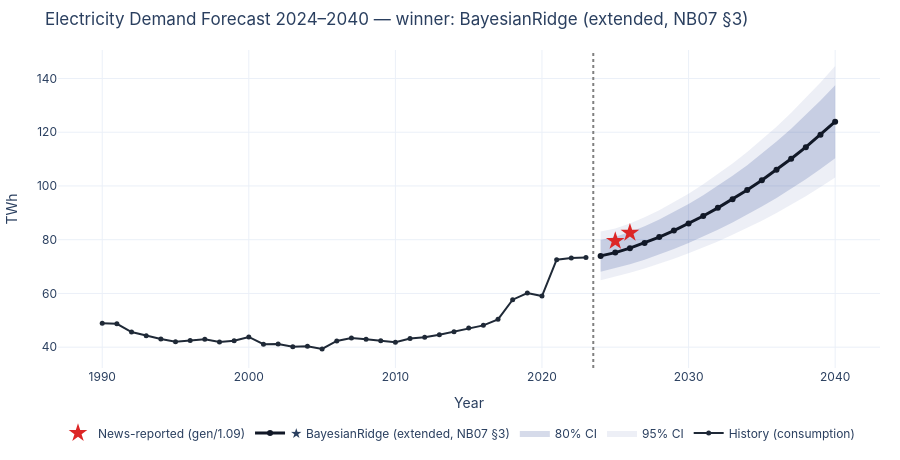

Here is the notebook cell this chart was saved with:
### Code cell
# ── Demand forecast: winner + 80%/95% CIs + alternative models for context ──
import warnings; warnings.filterwarnings('ignore')
fig = go.Figure()
y_h = df_c[['year','elec_consumption_twh_bridged']].dropna()
fig.add_trace(hist_line(y_h, 'year','elec_consumption_twh_bridged',
                         'History (consumption)', COLORS['history']))
fig.add_trace(go.Scatter(x=demand_fc['year'], y=demand_fc['ci_hi95'],
                          mode='lines', line=dict(width=0), showlegend=False))
fig.add_trace(go.Scatter(x=demand_fc['year'], y=demand_fc['ci_lo95'],
                          mode='lines', fill='tonexty', line=dict(width=0),
                          fillcolor='rgba(30,58,138,0.08)', name='95% CI'))
fig.add_trace(go.Scatter(x=demand_fc['year'], y=demand_fc['ci_hi80'],
                          mode='lines', line=dict(width=0), showlegend=False))
fig.add_trace(go.Scatter(x=demand_fc['year'], y=demand_fc['ci_lo80'],
                          mode='lines', fill='tonexty', line=dict(width=0),
                          fillcolor='rgba(30,58,138,0.18)', name='80% CI'))
winner_lbl = demand_fc['winner_model'].iat[0]
fig.add_trace(go.Scatter(x=demand_fc['year'], y=demand_fc['demand_twh'],
                          name=f'★ {winner_lbl}', line=dict(color='#111827', width=3)))
fig.add_vline(x=2023.5, line=dict(dash='dot', color='grey'))
fig.add_trace(go.Scatter(x=[2025,2026], y=[86.7/1.09, 90.0/1.09],
                          mode='markers', name='News-reported (gen/1.09)',
                          marker=dict(symbol='star', size=14, color='#dc2626')))
fig.update_layout(title=f'Electricity Demand Forecast 2024–2040 — winner: {winner_lbl}',
                  yaxis_title='TWh', xaxis_title='Year', hovermode='x unified')
fig_demand = to_div(fig, 'demand-forecast', 460)
fig.show()

### Figure 1 — Plotly figure (JSON) as saved in the notebook; plotly's stock layout.template omitted (floating-point values rounded to 4 significant figures)
{"data": [{"line": {"color": "#1f2937", "width": 2}, "marker": {"size": 5}, "mode": "lines+markers", "name": "History (consumption)", "type": "scatter", "x": [1990, 1991, 1992, 1993, 1994, 1995, 1996, 1997, 1998, 1999, 2000, 2001, 2002, 2003, 2004, 2005, 2006, 2007, 2008, 2009, 2010, 2011, 2012, 2013, 2014, 2015, 2016, 2017, 2018, 2019, 2020, 2021, 2022, 2023], "y": [48.88, 48.71, 45.65, 44.28, 43.06, 42.02, 42.45, 42.98, 41.96, 42.37, 43.81, 41.09, 41.2, 40.15, 40.34, 39.33, 42.33, 43.44, 42.92, 42.39, 41.82, 43.26, 43.72, 44.63, 45.79, 47.1, 48.12, 50.35, 57.68, 60.14, 59.05, 72.56, 73.16, 73.42]}, {"line": {"width": 0}, "mode": "lines", "showlegend": false, "type": "scatter", "x": [2024, 2025, 2026, 2027, 2028, 2029, 2030, 2031, 2032, 2033, 2034, 2035, 2036, 2037, 2038, 2039, 2040], "y": [83.07, 84.21, 86.03, 88.31, 90.94, 93.88, 97.1, 100.6, 104.3, 108.4, 112.7, 117.2, 122.1, 127.2, 132.7, 138.5, 144.7]}, {"fill": "tonexty", "fillcolor": "rgba(30,58,138,0.08)", "line": {"width": 0}, "mode": "lines", "name": "95% CI", "type": "scatter", "x": [2024, 2025, 2026, 2027, 2028, 2029, 2030, 2031, 2032, 2033, 2034, 2035, 2036, 2037, 2038, 2039, 2040], "y": [64.89, 66.2, 67.66, 69.25, 71.0, 72.9, 74.92, 77.08, 79.37, 81.8, 84.37, 87.09, 89.97, 93.0, 96.19, 99.57, 103.1]}, {"line": {"width": 0}, "mode": "lines", "showlegend": false, "type": "scatter", "x": [2024, 2025, 2026, 2027, 2028, 2029, 2030, 2031, 2032, 2033, 2034, 2035, 2036, 2037, 2038, 2039, 2040], "y": [79.92, 81.09, 82.85, 85.01, 87.49, 90.25, 93.26, 96.52, 100.0, 103.8, 107.8, 112.0, 116.5, 121.3, 126.4, 131.8, 137.5]}, {"fill": "tonexty", "fillcolor": "rgba(30,58,138,0.18)", "line": {"width": 0}, "mode": "lines", "name": "80% CI", "type": "scatter", "x": [2024, 2025, 2026, 2027, 2028, 2029, 2030, 2031, 2032, 2033, 2034, 2035, 2036, 2037, 2038, 2039, 2040], "y": [68.04, 69.31, 70.84, 72.55, 74.45, 76.53, 78.76, 81.15, 83.69, 86.4, 89.27, 92.31, 95.52, 98.92, 102.5, 106.3, 110.3]}, {"line": {"color": "#111827", "width": 3}, "name": "★ BayesianRidge (extended, NB07 §3)", "type": "scatter", "x": [2024, 2025, 2026, 2027, 2028, 2029, 2030, 2031, 2032, 2033, 2034, 2035, 2036, 2037, 2038, 2039, 2040], "y": [73.98, 75.2, 76.85, 78.78, 80.97, 83.39, 86.01, 88.83, 91.86, 95.08, 98.51, 102.2, 106.0, 110.1, 114.5, 119.0, 123.9]}, {"marker": {"color": "#dc2626", "size": 14, "symbol": "star"}, "mode": "markers", "name": "News-reported (gen/1.09)", "type": "scatter", "x": [2025, 2026], "y": [79.54, 82.57]}], "layout": {"font": {"family": "-apple-system, system-ui, sans-serif", "size": 12}, "height": 460, "hovermode": "x unified", "legend": {"orientation": "h", "x": 0, "xanchor": "left", "y": -0.25, "yanchor": "bottom"}, "margin": {"b": 40, "l": 50, "r": 20, "t": 50}, "shapes": [{"line": {"color": "grey", "dash": "dot"}, "type": "line", "x0": 2024.0, "x1": 2024.0, "xref": "x", "y0": 0, "y1": 1, "yref": "y domain"}], "title": {"text": "Electricity Demand Forecast 2024–2040 — winner: BayesianRidge (extended, NB07 §3)"}, "xaxis": {"title": {"text": "Year"}}, "yaxis": {"title": {"text": "TWh"}}}}
